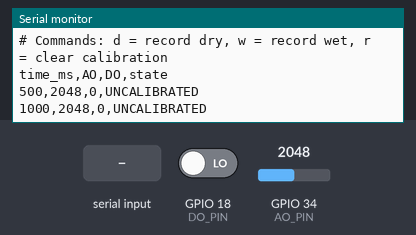
The sketch below on a simulated ESP32. On the bench: the last lines printed to the serial monitor. Inputs (shaded band) come from the test bench; at power-on: GPIO 34 (AO_PIN) = 2048, GPIO 18 (DO_PIN) LOW (analog values on the 0–4095 scale).

Above: at 1.2 s.
1.3 s: "d" received over Serial
At 1.46 s:
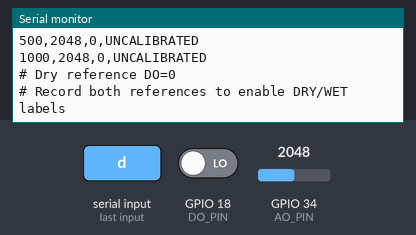
2.8 s: "w" received over Serial
At 2.96 s:
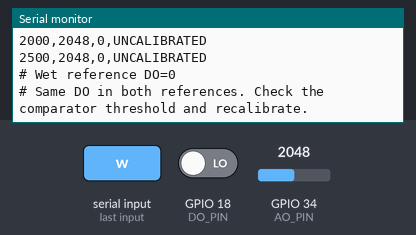
4.3 s: "r" received over Serial
At 4.46 s:
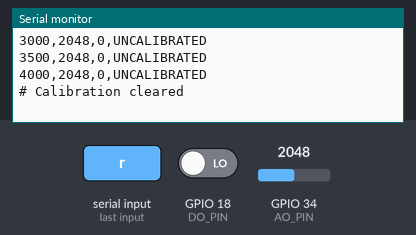
5.8 s: GPIO 34 (AO_PIN) set to 2866
At 5.81 s:
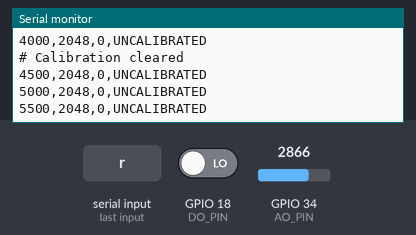
7.3 s: GPIO 18 (DO_PIN) driven HIGH
At 7.81 s:
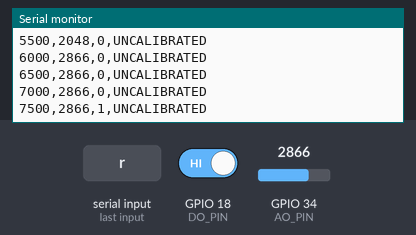
8.8 s: GPIO 34 (AO_PIN) set to 3603
At 8.81 s:
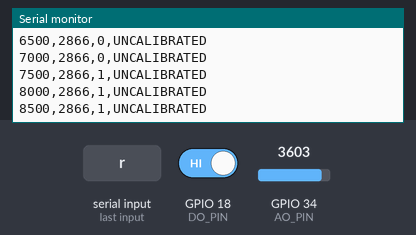
Timing chart, 0 to 11.3 s (numbered marks = the images above; inputs shaded):
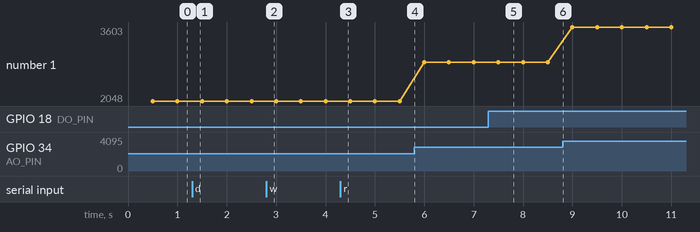

The sketch:

Task01_WaterLevel.ino
```cpp
#include <Arduino.h>

constexpr uint8_t AO_PIN = 34;
constexpr uint8_t DO_PIN = 18;
constexpr uint32_t SAMPLE_INTERVAL_MS = 500;
constexpr int UNRECORDED = -1;

int dryLevel = UNRECORDED;
int wetLevel = UNRECORDED;
uint32_t lastSampleMs = 0;

void handleCommand(char command) {
  switch (command) {
    case 'd':
      dryLevel = digitalRead(DO_PIN);
      Serial.printf("# Dry reference DO=%d\n", dryLevel);
      break;
    case 'w':
      wetLevel = digitalRead(DO_PIN);
      Serial.printf("# Wet reference DO=%d\n", wetLevel);
      break;
    case 'r':
      dryLevel = UNRECORDED;
      wetLevel = UNRECORDED;
      Serial.println("# Calibration cleared");
      return;
    default:
      return;
  }

  if (dryLevel == UNRECORDED || wetLevel == UNRECORDED) {
    Serial.println("# Record both references to enable DRY/WET labels");
  } else if (dryLevel == wetLevel) {
    Serial.println("# Same DO in both references. Check the comparator threshold and recalibrate.");
  } else {
    Serial.printf("# Calibrated: DRY=%d, WET=%d\n", dryLevel, wetLevel);
  }
}

void setup() {
  Serial.begin(115200);
  pinMode(AO_PIN, INPUT);
  pinMode(DO_PIN, INPUT);
  analogReadResolution(12);
  analogSetPinAttenuation(AO_PIN, ADC_11db);

  Serial.println("# Module 4 Task 1 - Conductive Water Level Detection");
  Serial.println("# Commands: d = record dry, w = record wet, r = clear calibration");
  Serial.println("time_ms,AO,DO,state");
}

void loop() {
  if (Serial.available() > 0) {
    handleCommand(static_cast<char>(Serial.read()));
  }

  const uint32_t now = millis();
  if (now - lastSampleMs < SAMPLE_INTERVAL_MS) {
    return;
  }
  lastSampleMs = now;

  const int ao = analogRead(AO_PIN);
  const int digitalLevel = digitalRead(DO_PIN);
  const char* state = "UNCALIBRATED";
  if (dryLevel != UNRECORDED && wetLevel != UNRECORDED && dryLevel != wetLevel) {
    state = digitalLevel == wetLevel ? "WET" : "DRY";
  }
  Serial.printf("%lu,%d,%d,%s\n", static_cast<unsigned long>(now), ao, digitalLevel, state);
}
```

Measured:
- after the input at 1.3 s, the serial monitor: prints a new line at once (image 1)
- after the input at 2.8 s, the serial monitor: prints a new line at once (image 2)
- after the input at 4.3 s, the serial monitor: prints a new line at once (image 3)
- after the input at 7.3 s, the serial monitor: prints a new line after 0.20 s (image 5)
- plotted number 1: 2048 → 2866 after the input at 5.8 s, 2866 → 3603 after the input at 8.8 s
